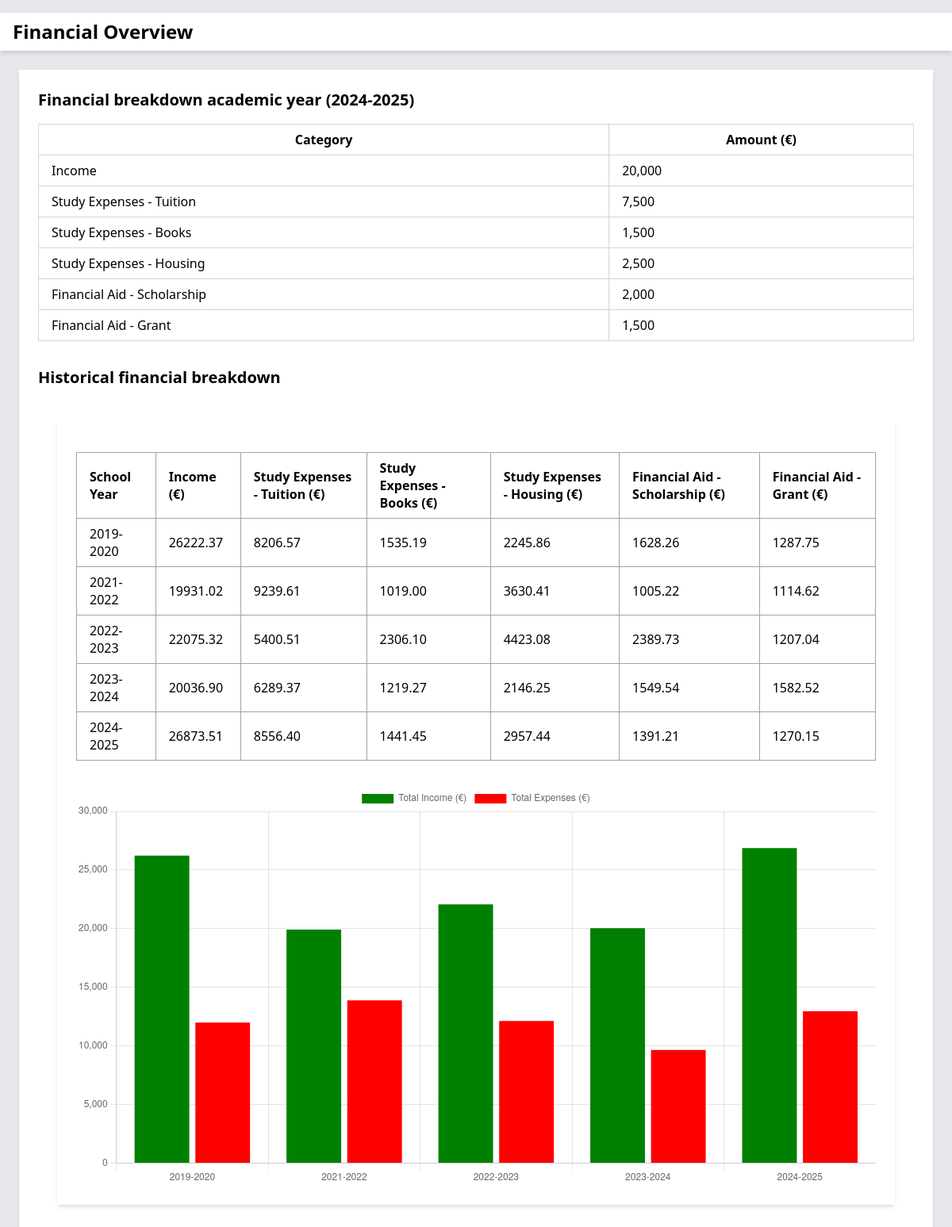
/financial-overview/ (signed in), run on the app's committed database.
### app/models.py (models this page shows, shortened)
class HistoricalData(models.Model):
    user = models.ForeignKey('UserProfile', on_delete=models.CASCADE, related_name='historical_data')
    school_year = models.CharField(max_length=9)  # Example: "2024-2025"
    income = models.DecimalField(max_digits=10, decimal_places=2, default=0.0)
    study_expenses_tuition = models.DecimalField(max_digits=10, decimal_places=2, default=0.0)
    study_expenses_books = models.DecimalField(max_digits=10, decimal_places=2, default=0.0)
    study_expenses_housing = models.DecimalField(max_digits=10, decimal_places=2, default=0.0)
    financial_aid_scholarship = models.DecimalField(max_digits=10, decimal_places=2, default=0.0)
    financial_aid_grant = models.DecimalField(max_digits=10, decimal_places=2, default=0.0)

### app/views.py (the view)
# urls.py: path('financial-overview/', views.financial_overview, name='financial_overview'),
def financial_overview(request):
    user_id = request.session.get('user_id')
    if not user_id:
        return redirect('index')
    user = UserProfile.objects.get(pk=user_id)
    historical_data = user.historical_data.all().order_by('school_year')
    graph_data = {}
    for data in historical_data:
        year = data.school_year
        if year not in graph_data:
            graph_data[year] = {"income": Decimal(0), "expenses": Decimal(0)}
        graph_data[year]["income"] += Decimal(data.income)
        graph_data[year]["expenses"] += Decimal(
            data.study_expenses_tuition +
            data.study_expenses_books +
            data.study_expenses_housing
        )
    graph_labels = list(graph_data.keys())
    graph_income = [float(graph_data[year]["income"]) for year in graph_labels]
    graph_expenses = [float(graph_data[year]["expenses"]) for year in graph_labels]
    return render(request, 'financial_overview.html', {
        'historical_data': historical_data,
        'graph_labels': graph_labels,
        'graph_income': graph_income,
        'graph_expenses': graph_expenses,
    })

### app/templates/financial_overview.html (shortened to what this page needs)
<html lang="en">
<head>
    <script src="https://cdn.tailwindcss.com"></script>
    <link rel="stylesheet" href="https://cdnjs.cloudflare.com/ajax/libs/font-awesome/5.15.3/css/all.min.css">
</head>
<body class="bg-gray-200">
    <h1 class="text-2xl font-bold mt-4 bg-white px-4 py-2 shadow-md">
        Financial Overview
    </h1>
    <div class="flex flex-col items-center p-6">
        <div class="w-full max-w-6xl bg-white shadow-md p-6">
            <h2 class="text-xl font-bold mb-4">Financial breakdown academic year (2024-2025)</h2>
            <div class="overflow-x-auto mb-8">
                <table class="min-w-full border border-gray-300">
                    <thead>
                        <tr>
                            <th class="border border-gray-300 px-4 py-2">Category</th>
                            <th class="border border-gray-300 px-4 py-2">Amount (€)</th>
                        </tr>
                    </thead>
                    <tbody>
                        <tr>
                            <td class="border border-gray-300 px-4 py-2">Income</td>
                            <td class="border border-gray-300 px-4 py-2">20,000</td>
                        </tr>
                        <tr>
                            <td class="border border-gray-300 px-4 py-2">Study Expenses - Tuition</td>
                            <td class="border border-gray-300 px-4 py-2">7,500</td>
                        </tr>
                        <tr>
                            <td class="border border-gray-300 px-4 py-2">Study Expenses - Books</td>
                            <td class="border border-gray-300 px-4 py-2">1,500</td>
                        </tr>
                        <tr>
                            <td class="border border-gray-300 px-4 py-2">Study Expenses - Housing</td>
                            <td class="border border-gray-300 px-4 py-2">2,500</td>
                        </tr>
                        <tr>
                            <td class="border border-gray-300 px-4 py-2">Financial Aid - Scholarship</td>
                            <td class="border border-gray-300 px-4 py-2">2,000</td>
                        </tr>
                        <tr>
                            <td class="border border-gray-300 px-4 py-2">Financial Aid - Grant</td>
                            <td class="border border-gray-300 px-4 py-2">1,500</td>
                        </tr>
                    </tbody>
                </table>
            </div>
            <h2 class="text-xl font-bold mb-4">Historical financial breakdown</h2>
            <div class="flex flex-col items-center p-6">
                <div class="w-full max-w-6xl bg-white shadow-md p-6">
                    <table class="min-w-full border-collapse border border-gray-400 mt-4">
                        <thead>
                            <tr>
                                <th class="border border-gray-400 px-4 py-2 text-left">School Year</th>
                                <th class="border border-gray-400 px-4 py-2 text-left">Income (€)</th>
                                <th class="border border-gray-400 px-4 py-2 text-left">Study Expenses - Tuition (€)</th>
                                <th class="border border-gray-400 px-4 py-2 text-left">Study Expenses - Books (€)</th>
                                <th class="border border-gray-400 px-4 py-2 text-left">Study Expenses - Housing (€)</th>
                                <th class="border border-gray-400 px-4 py-2 text-left">Financial Aid - Scholarship (€)</th>
                                <th class="border border-gray-400 px-4 py-2 text-left">Financial Aid - Grant (€)</th>
                            </tr>
                        </thead>
                        <tbody>
                            {% for data in historical_data %}
                            <tr>
                                <td class="border border-gray-400 px-4 py-2">{{ data.school_year }}</td>
                                <td class="border border-gray-400 px-4 py-2">{{ data.income|floatformat:2 }}</td>
                                <td class="border border-gray-400 px-4 py-2">{{ data.study_expenses_tuition|floatformat:2 }}</td>
                                <td class="border border-gray-400 px-4 py-2">{{ data.study_expenses_books|floatformat:2 }}</td>
                                <td class="border border-gray-400 px-4 py-2">{{ data.study_expenses_housing|floatformat:2 }}</td>
                                <td class="border border-gray-400 px-4 py-2">{{ data.financial_aid_scholarship|floatformat:2 }}</td>
                                <td class="border border-gray-400 px-4 py-2">{{ data.financial_aid_grant|floatformat:2 }}</td>
                            </tr>
                            {% endfor %}
                        </tbody>
                    </table>
                    <div class="flex justify-center mt-8">
                        <canvas id="financialChart" width="800" height="400"></canvas>
                    </div>
                </div>
            </div>
        </div>
    </div>
    <script>
        document.addEventListener('DOMContentLoaded', function () {
            const ctx = document.getElementById('financialChart').getContext('2d');
            const financialChart = new Chart(ctx, {
                type: 'bar',
                data: {
                    labels: {{ graph_labels|safe }}, // Labels for the academic years
                    datasets: [
                        {
                            label: 'Total Income (€)',
                            data: {{ graph_income|safe }}, // Total income for each year
                            backgroundColor: 'green',
                        },
                        {
                            label: 'Total Expenses (€)',
                            data: {{ graph_expenses|safe }}, // Total expenses for each year
                            backgroundColor: 'red',
                        }
                    ]
                },
                options: {
                    responsive: true,
                    scales: {
                        y: {
                            beginAtZero: true
                        }
                    }
                }
            });
            // Debugging logs
            console.log("Labels:", {{ graph_labels|safe }});
            console.log("Income Data:", {{ graph_income|safe }});
            console.log("Expenses Data:", {{ graph_expenses|safe }});
        });
    </script>
</body>
</html>

### data on the page
HistoricalData: school_year "2019-2020", income "26222.37", study_expenses_tuition "8206.57", study_expenses_books "1535.19", study_expenses_housing "2245.86", financial_aid_scholarship "1628.26", financial_aid_grant "1287.75"
HistoricalData: school_year "2021-2022", income "19931.02", study_expenses_tuition "9239.61", study_expenses_books "1019.00", study_expenses_housing "3630.41", financial_aid_scholarship "1005.22", financial_aid_grant "1114.62"
HistoricalData: school_year "2022-2023", income "22075.32", study_expenses_tuition "5400.51", study_expenses_books "2306.10", study_expenses_housing "4423.08", financial_aid_scholarship "2389.73", financial_aid_grant "1207.04"
HistoricalData: school_year "2023-2024", income "20036.90", study_expenses_tuition "6289.37", study_expenses_books "1219.27", study_expenses_housing "2146.25", financial_aid_scholarship "1549.54", financial_aid_grant "1582.52"
HistoricalData: school_year "2024-2025", income "26873.51", study_expenses_tuition "8556.40", study_expenses_books "1441.45", study_expenses_housing "2957.44", financial_aid_scholarship "1391.21", financial_aid_grant "1270.15"

### other printed values
chart data {{ graph_labels|safe }} ['2019-2020', '2021-2022', '2022-2023', '2023-2024', '2024-2025']
chart data {{ graph_income|safe }} [26222.37, 19931.02, 22075.32, 20036.9, 26873.51]
chart data {{ graph_expenses|safe }} [11987.62, 13889.02, 12129.69, 9654.89, 12955.29]
